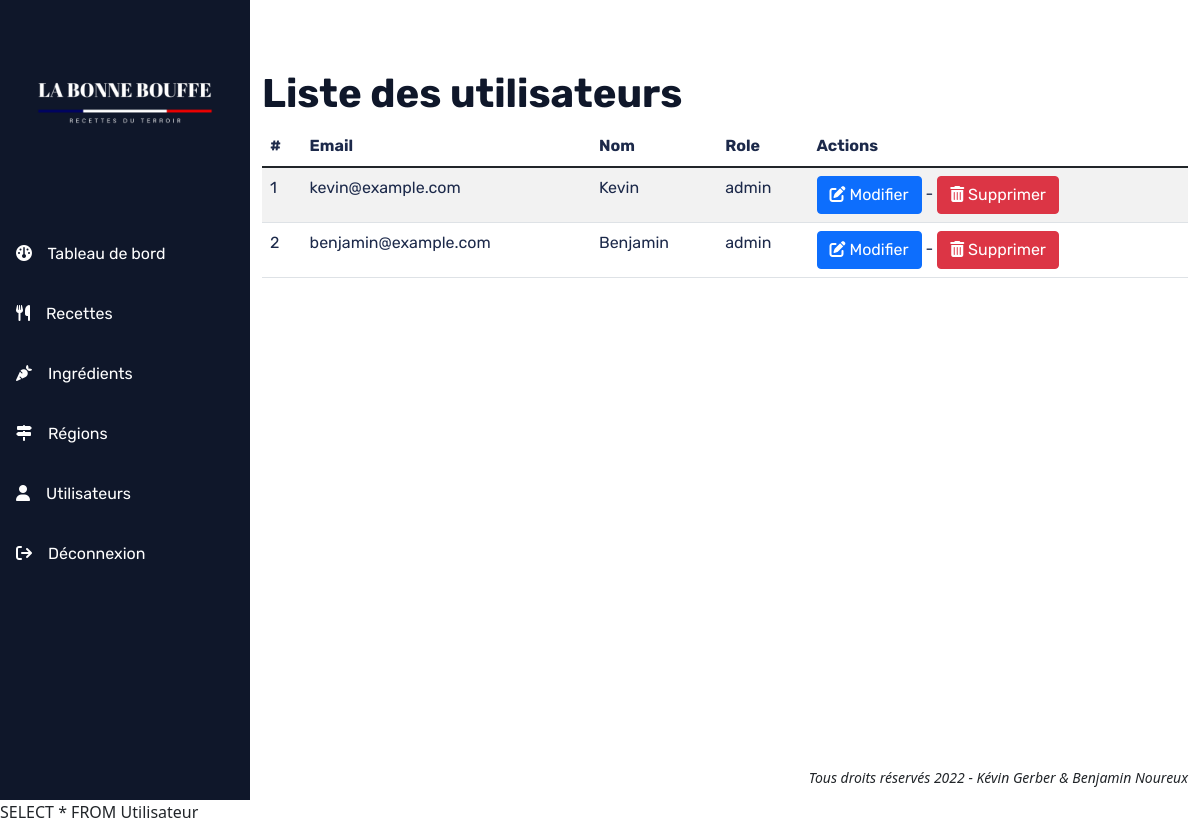
The page /index.php?p=utilisateur on the database its author committed.
### tables this page shows
CREATE TABLE `Utilisateur` (
  `id` int NOT NULL,
  `email` varchar(255) NOT NULL,
  CONSTRAINT AK_email UNIQUE(email),
  `mdp` varchar(50) NOT NULL,
  `nom` varchar(255) NOT NULL,
  `role` varchar(50) NOT NULL
);

### src/controller/UtilisateurController.php (called while the page is built, shortened)
<?php
class UtilisateurController
{
    private static string $tableName = 'Utilisateur';
    public static function index(): void
    {
        $manager = new UtilisateurManager();
        $utilisateurs = $manager->getAll(UtilisateurController::$tableName);
        require_once './src/view/utilisateurs/liste-utilisateurs.php';
    }
}

### src/model/manager/EntityManager.php (called while the page is built, shortened)
<?php
require_once './src/model/entity/Utilisateur.php';
class EntityManager
{
    public function getAll(string $entityName)
    {
        $entities = [];
        $bdd = DbManager::DBConnect();
        $sql = 'SELECT * FROM ' . htmlentities($entityName);
        print_r($sql);
        $requete = $bdd->query($sql);
        $requete->setFetchMode(PDO::FETCH_CLASS, $entityName);
        while ($entity = $requete->fetch()) {
            $entities[] = $entity;
        }
        return $entities;
    }
}

### src/model/entity/Utilisateur.php (called while the page is built, shortened)
<?php
class Utilisateur extends Entity
{
    protected int $id;
    protected string $email;
    protected string $nom;
    protected string $role;
    public function getId(): int
    {
        return $this->id;
    }
    public function getEmail(): string
    {
        return $this->email;
    }
    public function getNom(): string
    {
        return $this->nom;
    }
    public function getRole(): string
    {
        return $this->role;
    }
}

### src/view/utilisateurs/liste-utilisateurs.php (the view, shortened to what this page needs)
<main>
    <div class="container-fluid">
        <div class="row">
            <div class="col">
                <h1>Liste des utilisateurs</h1>
                <table class="table table-striped">
                    <thead>
                    <th scope="col">#</th>
                    <th scope="col">Email</th>
                    <th scope="col">Nom</th>
                    <th scope="col">Role</th>
                    <th scope="col">Actions</th>
                    </thead>
                    <tbody>
                    <?php
                    foreach ($utilisateurs as $utilisateur):
                        ?>
                        <tr>
                            <td><?= $utilisateur->getId(); ?></td>
                            <td><?= $utilisateur->getEmail(); ?></td>
                            <td><?= $utilisateur->getNom(); ?></td>
                            <td><?= $utilisateur->getRole(); ?></td>
                            <td><a class="btn btn-primary" href='./index.php?p=utilisateur&action=edit&id=<?= $utilisateur->getId(); ?>'><i class="fa-solid fa-pen-to-square"></i> Modifier</a> - <a class="btn btn-danger" href='./index.php?p=utilisateur&action=delete&id=<?= $utilisateur->getId(); ?>'><i class="fa-solid fa-trash-can"></i> Supprimer</a></td>
                        </tr>
                    <?php endforeach; ?>
                    </tbody>
                </table>
            </div>
        </div>
    </div>
</main>

### public/css/style.css (style rules this page uses)
:root { --bg-dark: #0f172a; --title-dark: #0f172a; --text-light: #fefefe; --text-dark: #1C294A; }
body { display: grid; grid-template: "menu content" "menu content" "menu footer"; grid-template-columns: 250px 1fr; }
main { grid-area: content; }
h1, h2, h3, h4, h5, h6 { font-family: 'Rubik', 'sans-serif'; font-weight: bold; color: var(--title-dark); }
p, a, table, input, textarea, label { font-family: 'Rubik', 'sans-serif'; }
p, td, th, textarea, label, input[type='text'], input[type='email'], input[type='password'] { color: var(--text-dark) !important; }
main { padding-top: 70px; min-height: 90vh; }

### rows shown on the page
utilisateur: id "1", email "kevin@example.com", nom "Kevin", role "admin"
utilisateur: id "2", email "benjamin@example.com", nom "Benjamin", role "admin"
